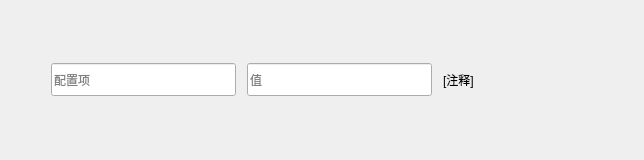
<?xml version="1.0" encoding="UTF-8"?>
<ui version="4.0">
 <class>singlePropertiesWidget</class>
 <widget class="CardWidget" name="singlePropertiesWidget">
  <property name="geometry">
   <rect>
    <x>0</x>
    <y>0</y>
    <width>644</width>
    <height>160</height>
   </rect>
  </property>
  <property name="sizePolicy">
   <sizepolicy hsizetype="Expanding" vsizetype="Preferred">
    <horstretch>0</horstretch>
    <verstretch>0</verstretch>
   </sizepolicy>
  </property>
  <property name="minimumSize">
   <size>
    <width>644</width>
    <height>0</height>
   </size>
  </property>
  <property name="windowTitle">
   <string>Form</string>
  </property>
  <layout class="QHBoxLayout" name="horizontalLayout">
   <item>
    <spacer name="horizontalSpacer">
     <property name="orientation">
      <enum>Qt::Horizontal</enum>
     </property>
     <property name="sizeType">
      <enum>QSizePolicy::Fixed</enum>
     </property>
     <property name="sizeHint" stdset="0">
      <size>
       <width>40</width>
       <height>20</height>
      </size>
     </property>
    </spacer>
   </item>
   <item>
    <widget class="LineEdit" name="propertyName">
     <property name="sizePolicy">
      <sizepolicy hsizetype="Fixed" vsizetype="Fixed">
       <horstretch>0</horstretch>
       <verstretch>0</verstretch>
      </sizepolicy>
     </property>
     <property name="minimumSize">
      <size>
       <width>185</width>
       <height>33</height>
      </size>
     </property>
     <property name="text">
      <string/>
     </property>
     <property name="readOnly">
      <bool>true</bool>
     </property>
     <property name="placeholderText">
      <string>配置项</string>
     </property>
    </widget>
   </item>
   <item>
    <spacer name="horizontalSpacer_2">
     <property name="orientation">
      <enum>Qt::Horizontal</enum>
     </property>
     <property name="sizeType">
      <enum>QSizePolicy::Fixed</enum>
     </property>
     <property name="sizeHint" stdset="0">
      <size>
       <width>5</width>
       <height>20</height>
      </size>
     </property>
    </spacer>
   </item>
   <item>
    <widget class="LineEdit" name="propertyValue">
     <property name="sizePolicy">
      <sizepolicy hsizetype="Fixed" vsizetype="Fixed">
       <horstretch>0</horstretch>
       <verstretch>0</verstretch>
      </sizepolicy>
     </property>
     <property name="minimumSize">
      <size>
       <width>185</width>
       <height>33</height>
      </size>
     </property>
     <property name="placeholderText">
      <string>值</string>
     </property>
    </widget>
   </item>
   <item>
    <spacer name="horizontalSpacer_4">
     <property name="orientation">
      <enum>Qt::Horizontal</enum>
     </property>
     <property name="sizeType">
      <enum>QSizePolicy::Fixed</enum>
     </property>
     <property name="sizeHint" stdset="0">
      <size>
       <width>5</width>
       <height>20</height>
      </size>
     </property>
    </spacer>
   </item>
   <item>
    <widget class="BodyLabel" name="tip">
     <property name="sizePolicy">
      <sizepolicy hsizetype="Fixed" vsizetype="Preferred">
       <horstretch>0</horstretch>
       <verstretch>0</verstretch>
      </sizepolicy>
     </property>
     <property name="minimumSize">
      <size>
       <width>190</width>
       <height>0</height>
      </size>
     </property>
     <property name="text">
      <string>[注释]</string>
     </property>
     <property name="wordWrap">
      <bool>true</bool>
     </property>
    </widget>
   </item>
   <item>
    <spacer name="horizontalSpacer_3">
     <property name="orientation">
      <enum>Qt::Horizontal</enum>
     </property>
     <property name="sizeType">
      <enum>QSizePolicy::Fixed</enum>
     </property>
     <property name="sizeHint" stdset="0">
      <size>
       <width>5</width>
       <height>20</height>
      </size>
     </property>
    </spacer>
   </item>
  </layout>
 </widget>
 <customwidgets>
  <customwidget>
   <class>CardWidget</class>
   <extends>QFrame</extends>
   <header>qfluentwidgets</header>
   <container>1</container>
  </customwidget>
  <customwidget>
   <class>BodyLabel</class>
   <extends>QLabel</extends>
   <header>qfluentwidgets</header>
  </customwidget>
  <customwidget>
   <class>LineEdit</class>
   <extends>QLineEdit</extends>
   <header>qfluentwidgets</header>
  </customwidget>
 </customwidgets>
 <resources/>
 <connections/>
</ui>
